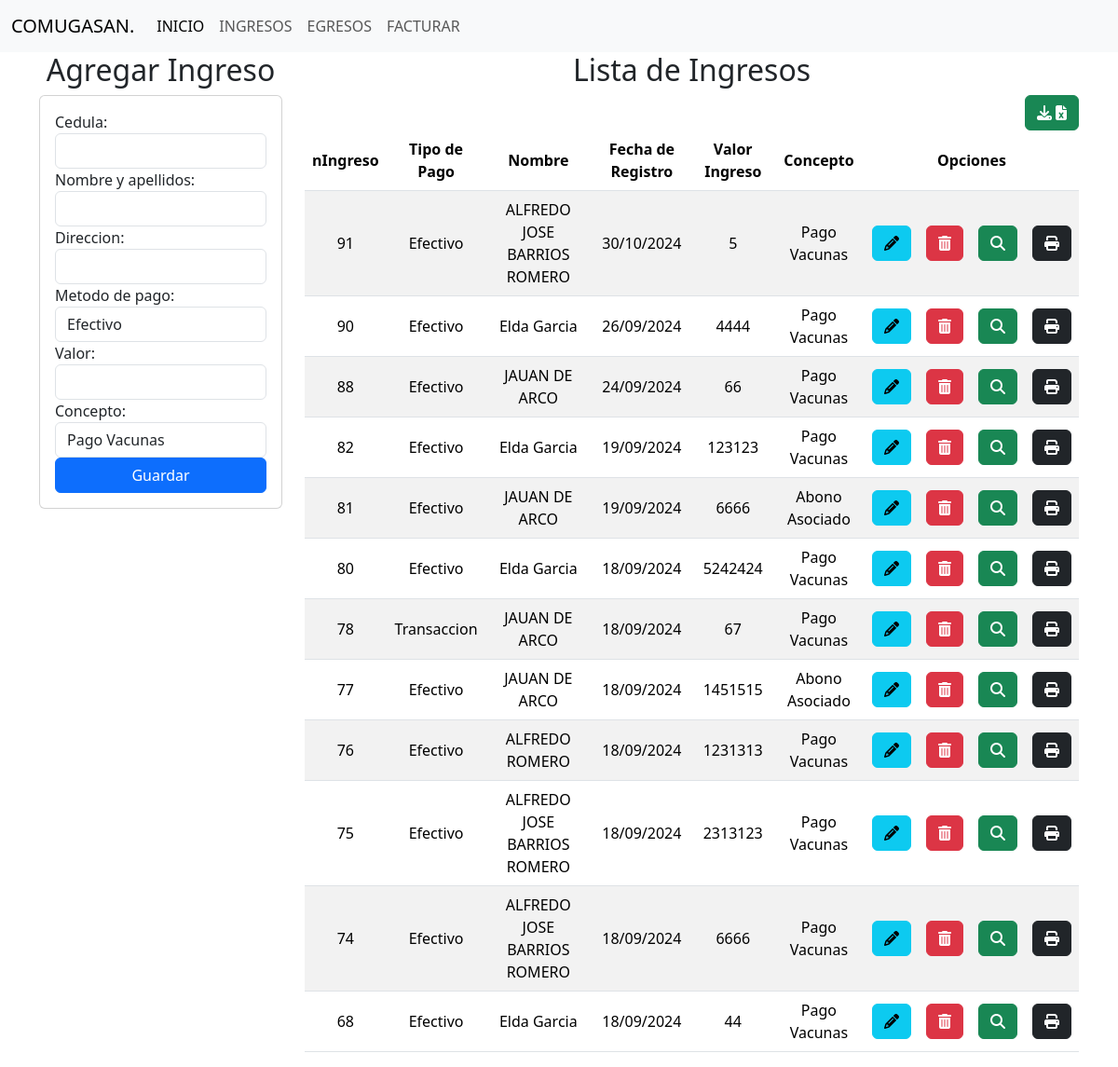
The app's page /, older data.
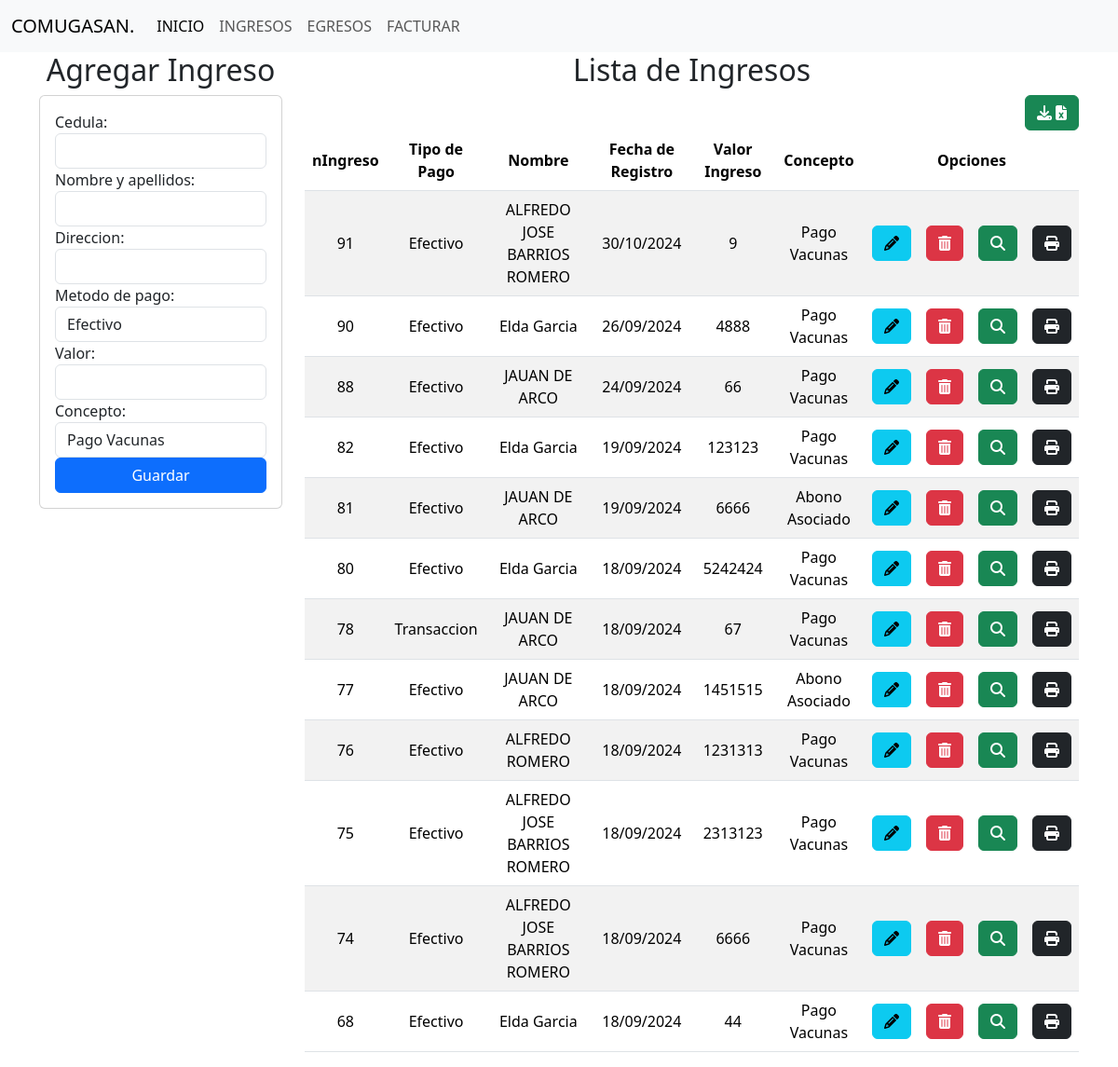
The same page, newer data.
### comite/models.py (models this page shows, shortened)
class Ingresos(models.Model):
    nIngreso = models.AutoField(primary_key=True)
    usuario = models.ForeignKey(Usuarios, on_delete=models.CASCADE,null=True)
    tipo_pago = models.CharField(max_length=20)
    ciudad = models.CharField(max_length=100,default='San Juan Nepomuceno',editable=False)
    fecha = models.DateTimeField(auto_now_add=True,editable=False)
    valorIngreso = models.IntegerField(default=0,blank=True,null=True)
    concepto = models.CharField(max_length=200)

class Usuarios(models.Model):
    cedula = models.IntegerField(primary_key=True)
    nombre_completo = models.CharField(max_length=100)
    direccion = models.CharField(max_length=255)

### comite/views.py (the view)
# urls.py: path('', views.home),
def home(request):
    ingresos = Ingresos.objects.all()
    usuarios = Usuarios.objects.all()
    ingresos_invertidos = []
    for i in ingresos[::-1]:
        ingresos_invertidos.append(i)
    return render(request,"ingresos/ingresos.html",{"ingresos":ingresos_invertidos,"usuarios":usuarios})

### comite/templates/ingresos/ingresos.html (shortened to what this page needs)
{% extends "base.html" %}
{% block body %}
<div class="row">
    <div class=" col-sm-12 col-md-6 col-lg-3 col-xl-3">
        <h2 style="text-align: center;">Agregar Ingreso</h2>
        <div class="card">
            <div class="card-body">
                <form action="/registrarIngreso/" id="registro-form" method="POST">{% csrf_token %}
                    <div class="form-group">
                        <label>Cedula:</label>
                        <input  class="form-control" type="text" id="cedula" name="cedula"   maxlength="20" required >
                    </div>
                    <div class="form-group">
                        <label>Nombre y apellidos:</label>
                        <input  class="form-control" type="text" id="nombre_completo" name="nombre_completo"   maxlength="100" required >
                    </div>
                    <div class="form-group">
                        <label>Direccion:</label>
                        <input  class="form-control" type="text" id="direccion" name="direccion"   maxlength="100" required>
                    </div>
                    <label for="tipo_pago">Metodo de pago:</label>
                    <select id="tipo_pago"  class="form-control" name="tipo_pago">
                        <option value="Efectivo">Efectivo</option>
                    </select>
                    <div class="form-group">
                        <label>Valor:</label>
                        <input  class="form-control" type="number" id="valorIngreso" name="valorIngreso"   maxlength="20" required >
                    </div>
                    <div>
                        <label for="concepto">Concepto:</label>
                        <select id="concepto" class="form-control"  name="concepto">
                            <option value="Pago Vacunas">Pago Vacunas</option>
                        </select>
                    </div>
                    <div class="form-group">
                        <button type="submit" class="btn btn-primary  w-100 text-white">Guardar</button>
                    </div>
                </form>
            </div>
        </div>
    </div>
    <div class=" col-sm-12 col-md-6 col-lg-9 col-xl-9">
        <h2 style="text-align: center;">Lista de Ingresos</h2>
        <div style="text-align: right;">
        <td><a href="/descargarExcelIngresos/" class="btn btn-success">  <i class="fa-solid fa-download">&nbsp;</i><i class="fa-solid fa-file-excel"> </i></i></></a></td>
        </div>
        <div class="table-responsive">
            <table class="table table-striped">
                <thead>
                    <tr>
                        <th>nIngreso</th>
                        <th>Tipo de Pago</th>
                        <th>Nombre</th>
                        <th>Fecha de Registro</th>
                        <th>Valor Ingreso</th>
                        <th>Concepto</th>
                        <th colspan="4">Opciones</th>
                    </tr>
                </thead>
                <tbody>
                    {% for items in ingresos %}
                    <tr>
                        <td>{{items.nIngreso}}</td>
                        <td>{{items.tipo_pago}}</td>
                        <td>{{items.usuario.nombre_completo}}</td>
                        <td>{{items.fecha|date:"d/m/Y"}}</td>
                        <td>{{items.valorIngreso}}</td>
                        <td>{{items.concepto}}</td>
                        <td><a href="edicionIngreso/{{items.nIngreso}}" class="btn btn-info"><i class="fa-solid fa-pencil"></i></a></td>
                        <td><a href="eliminacionIngreso/{{items.nIngreso}}" class="btn btn-danger btnEliminacion"> <i class="fa-solid fa-trash-can"></i></a></td>
                        <td><a href="detalleIngreso/{{items.nIngreso}}" class="btn btn-success"><i class="fa-solid fa-magnifying-glass"></i></a></td>
                        <td><a href="detallePDF/{{items.nIngreso}}" onclick="abrirPopup(event, 'detallePDF/{{items.nIngreso}}', 'Mi ventana emergente', 800, 1000)"  class="btn btn-dark"><i class="fa-solid fa-print"></i></i></i></a></td>
                    </tr>
                    {% endfor%}
                </tbody>
            </table>
        </div>
    </div>
</div>
{% endblock %}

### comite/templates/base.html (shortened to what this page needs)
<!DOCTYPE html>
<html lang="en">
<head>
        {% load static %}
    <link href="https://cdn.jsdelivr.net/npm/bootstrap@5.3.3/dist/css/bootstrap.min.css" rel="stylesheet">
    <link rel="stylesheet" href="https://cdnjs.cloudflare.com/ajax/libs/font-awesome/6.5.2/css/all.min.css"></link>
    <link rel="stylesheet" href="{%  static 'css/ingresos.css' %}">
    <link rel="stylesheet" href="{%  static 'css/facturar.css' %}">
</head>
<body>
    <nav class="navbar navbar-expand-lg bg-body-tertiary">
        <div class="container-fluid">
          <a class="navbar-brand" href="#">COMUGASAN.</a>
          <div class="collapse navbar-collapse" id="navbarSupportedContent">
            <ul class="navbar-nav me-auto mb-2 mb-lg-0">
              <li class="nav-item">
                <a class="nav-link active" aria-current="page" href="#">INICIO</a>
              </li>
              <li class="nav-item">
                <a class="nav-link" href="/">INGRESOS</a>
              </li>
              <li class="nav-item">
                <a class="nav-link" href="/egresos">EGRESOS</a>
              </li>
              <li class="nav-item">
                <a class="nav-link" href="/facturar">FACTURAR</a>
              </li>
            </ul>
          </div>
        </div>
      </nav>
      <div class="container">
        {% block body%}
        {% endblock%}
    </div>
</body>
</html>

### comite/static/css/ingresos.css (style rules this page uses)
th, td { text-align: center; vertical-align: middle; }

Row changes from the older to the newer data that the page shows:
changed Ingresos id 91: valorIngreso "5" → "9"
changed Ingresos id 90: valorIngreso "4444" → "4888"
